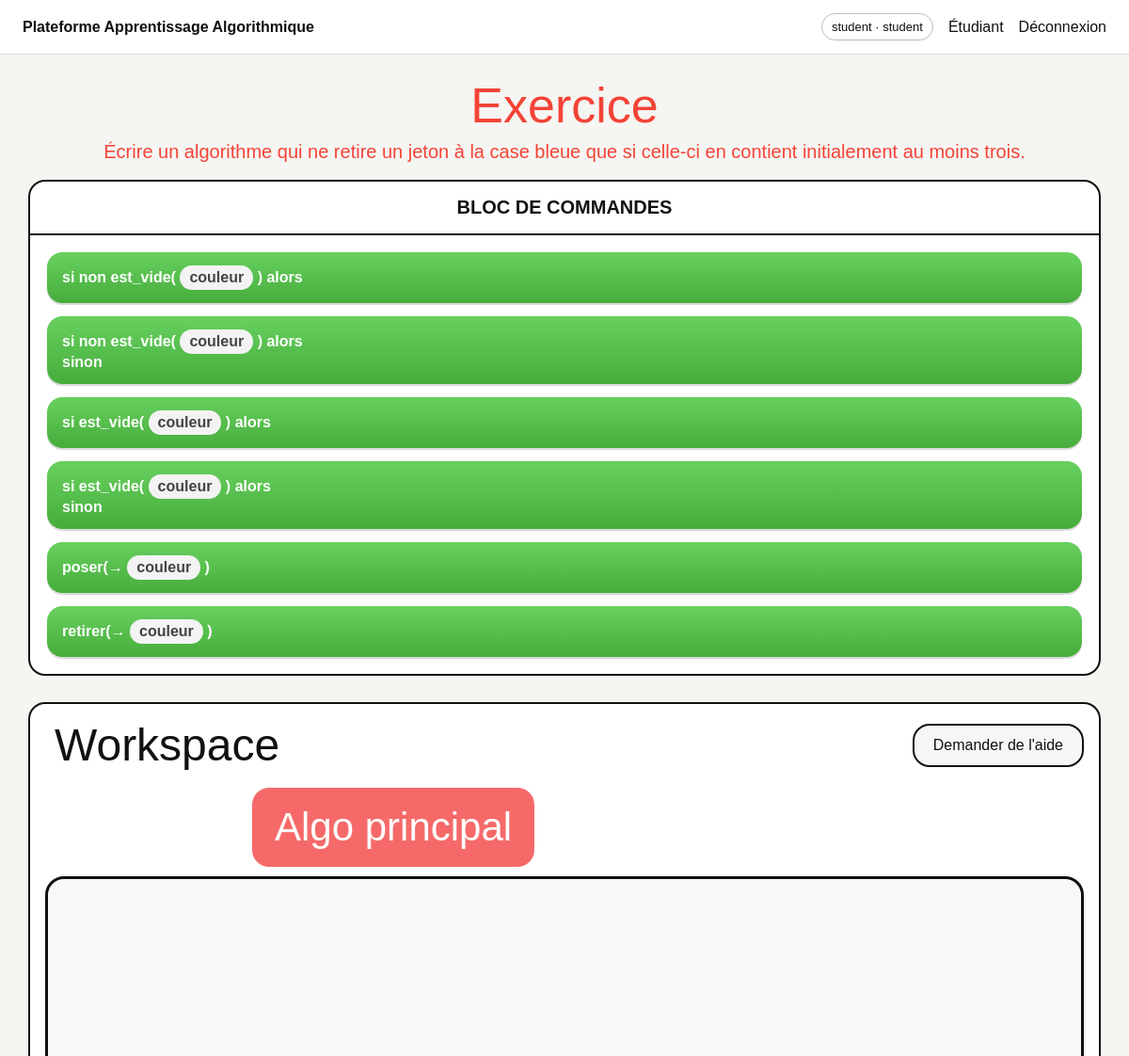
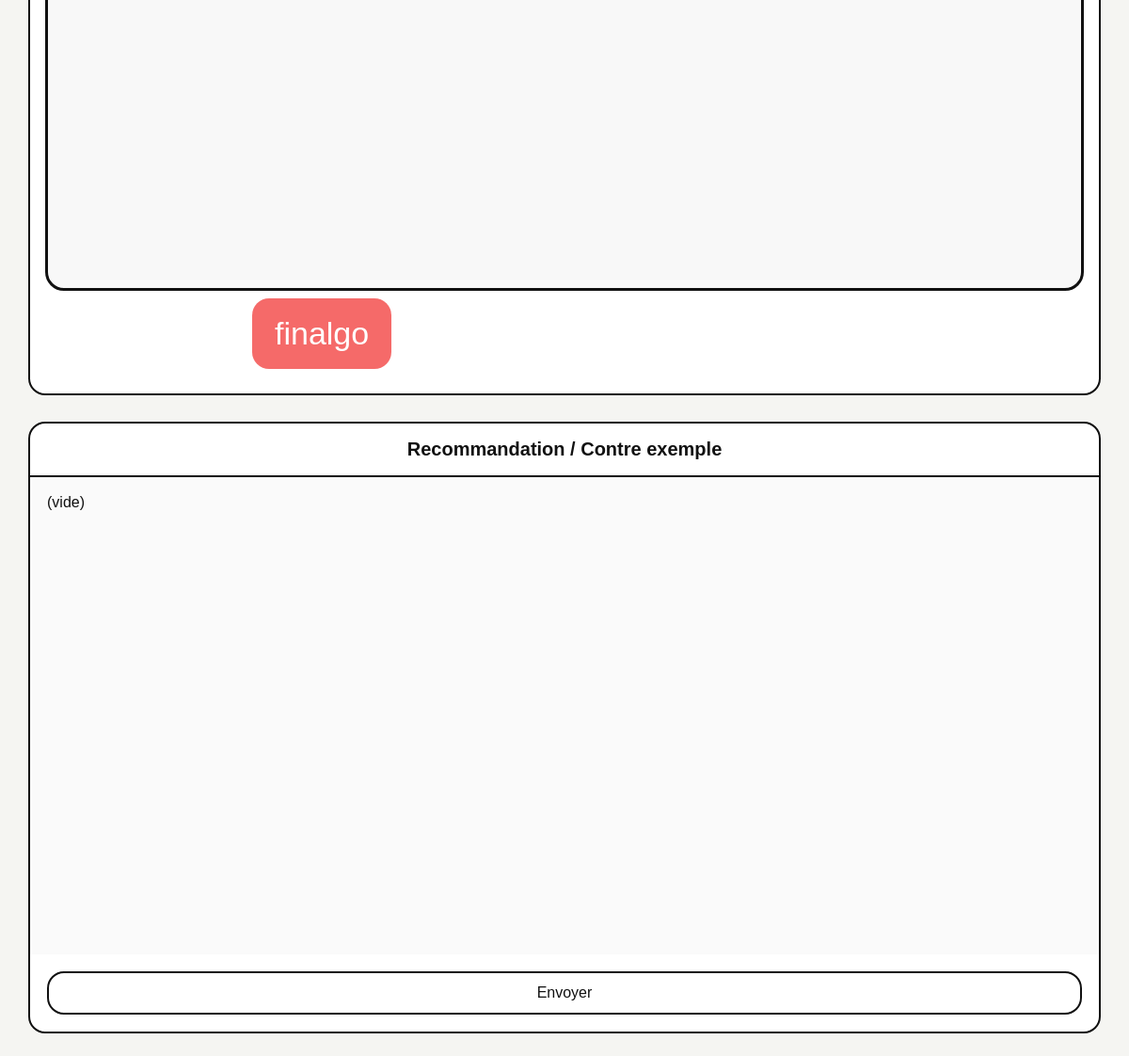
The app's page /student/exercise/11 (signed in) with its own data (2 pictures, top to bottom).
### tables this page shows
CREATE TABLE exercises (
        id INTEGER PRIMARY KEY AUTOINCREMENT,
        title TEXT NOT NULL,
        description TEXT NOT NULL,
        init_b INTEGER NOT NULL,
        init_j INTEGER NOT NULL,
        init_r INTEGER NOT NULL,
        init_v INTEGER NOT NULL,
        goal_condition TEXT NOT NULL,
        max_steps INTEGER NOT NULL DEFAULT 30,
        problem_json TEXT NOT NULL,
        is_published INTEGER NOT NULL DEFAULT 0,
        session_code TEXT,
        created_by INTEGER,
        created_at DATETIME DEFAULT CURRENT_TIMESTAMP
    );

### app.py (the view)
@app.route('/student/exercise/<int:exercise_id>')
@login_required('student')
def student_exercise(exercise_id):
    ex, _ = get_exercise(exercise_id)
    if not ex or not ex['is_published']:
        return redirect(url_for('student_dashboard'))
    problem = json.loads(ex['problem_json'])
    return render_template('student_exercise.html', exercise=ex, problem=problem)

### app.py (called while the page is built)
def get_db():
    if 'db' not in g:
        g.db = sqlite3.connect(DB_PATH)
        g.db.row_factory = sqlite3.Row
    return g.db

def login_required(role=None):
    def deco(fn):
        @wraps(fn)
        def wrapper(*args, **kwargs):
            if 'user_id' not in session:
                return redirect(url_for('login'))
            if role and session.get('role') != role:
                return redirect(url_for('index'))
            return fn(*args, **kwargs)
        return wrapper
    return deco

def get_exercise(exercise_id: int):
    db = get_db()
    ex = db.execute('SELECT * FROM exercises WHERE id=?', (exercise_id,)).fetchone()
    rules = db.execute('SELECT * FROM exercise_rules WHERE exercise_id=? ORDER BY position,id', (exercise_id,)).fetchall()
    return ex, rules

### templates/student_exercise.html (shortened to what this page needs)
{% extends 'base.html' %}
{% block content %}
<div class="student-title-area">
  <div class="student-ex-title">{{ exercise.title }}</div>
  <div class="student-ex-desc">{{ exercise.description }}</div>
</div>
<div class="student-layout">
  <aside class="blocks-panel">
    <div class="panel-header">BLOC DE COMMANDES</div>
    <div id="palette">
      <div class="palette-block block-if" draggable="true" data-type="if_not_empty">si non est_vide( <span class="slot">couleur</span> ) alors</div>
      <div class="palette-block block-if" draggable="true" data-type="if_not_empty_else">si non est_vide( <span class="slot">couleur</span> ) alors<br>sinon</div>
      <div class="palette-block block-if" draggable="true" data-type="if_empty">si est_vide( <span class="slot">couleur</span> ) alors</div>
      <div class="palette-block block-if" draggable="true" data-type="if_empty_else">si est_vide( <span class="slot">couleur</span> ) alors<br>sinon</div>
      <div class="palette-block block-action" draggable="true" data-type="poser">poser(→ <span class="slot">couleur</span> )</div>
      <div class="palette-block block-action" draggable="true" data-type="retirer">retirer(→ <span class="slot">couleur</span> )</div>
    </div>
  </aside>
  <section class="workspace-panel">
    <div class="workspace-head">
      <div class="workspace-label">Workspace</div>
      <div class="workspace-actions">
        <button class="secondary-btn" id="helpBtn">Demander de l'aide</button>
      </div>
    </div>
    <div class="algo-root">Algo principal</div>
    <div id="workspace" class="workspace-dropzone"
      style="min-height: 500px; border: 3px solid #111; border-radius: 20px; padding: 16px; background: #f8f8f8;"></div>
    <div class="algo-footer">finalgo</div>
  </section>
  <aside class="feedback-panel">
    <div class="panel-header">Recommandation / Contre exemple</div>
    <div id="feedbackText" class="preview-area small">(vide)</div>
    <button class="primary-btn feedback-send" id="submitBtn">Envoyer</button>
  </aside>
</div>
{% endblock %}

### static/css/style.css (style rules this page uses)
:root { --bg:#f5f5f2; --panel:#ffffff; --border:#111; --muted:#666; --green:#68d05f; --green-dark:#46ad3c; --red:#f56a69; }
* { box-sizing:border-box }
body { margin:0;font-family:Arial,Helvetica,sans-serif;background:var(--bg);color:#111 }
input,textarea,select,button { font:inherit }
.primary-btn,.secondary-btn { display:inline-flex;align-items:center;justify-content:center;padding:12px 20px;border:2px solid #111;border-radius:18px;text-decoration:none;cursor:pointer;background:#fff;color:#111 }
.primary-btn { background:#fff }
.secondary-btn { background:#f6f6f6 }
.left-list-panel,.stats-panel,.students-panel,.create-main,.preview-panel,.blocks-panel,.workspace-panel,.feedback-panel,.init-box,.rule-card { background:#fff }
.preview-area { flex:1;margin:0;padding:18px;white-space:pre-wrap;background:#fafafa;border:none;min-height:600px }
.preview-area.small { min-height:420px }
.student-title-area { text-align:center;color:#f44336;margin-bottom:18px }
.student-ex-title { font-size:52px }
.student-ex-desc { font-size:20px;margin-top:8px }
.student-layout { display:grid;grid-template-columns:300px 1fr 310px;gap:28px;align-items:start }
.blocks-panel,.workspace-panel,.feedback-panel { border:2px solid #111;border-radius:18px;padding:0;overflow:hidden }
.panel-header { padding:16px;font-size:20px;text-align:center;border-bottom:2px solid #111;font-weight:700 }
#palette { padding:18px;display:flex;flex-direction:column;gap:14px }
.palette-block,.workspace-block { border-radius:16px;padding:14px 16px;color:#fff;font-weight:700;cursor:grab;box-shadow:0 2px 0 rgba(0,0,0,.15) }
.block-if,.block-action { background:linear-gradient(180deg,var(--green),var(--green-dark)) }
.slot { display:inline-block;min-width:70px;padding:4px 10px;background:#f3f3f3;color:#444;border-radius:999px }
.workspace-panel { padding:16px;min-height:650px }
.workspace-head { display:flex;justify-content:space-between;align-items:center }
.workspace-label { font-size:48px;margin-left:10px }
.algo-root,.algo-footer { display:inline-block;background:var(--red);color:#fff;padding:18px 24px;border-radius:18px;font-size:42px;margin:18px 0 10px 220px }
.algo-footer { font-size:34px;margin-top:8px }
.workspace-dropzone { min-height:420px;border:3px solid #111;border-radius:20px;padding:16px;background:#f8f8f8 }
.feedback-panel { min-height:650px;display:flex;flex-direction:column }
.feedback-send { margin:18px }
@media (max-width: 1200px) { .teacher-create-layout,.student-layout,.session-layout { grid-template-columns:1fr } }

### records on screen
exercises: title "Exercice", description "Écrire un algorithme qui ne retire un jeton à la case bleue que si celle-ci en contient initialement au moins trois."

### other values on screen
{{ session.get('username') }} "student"
{{ session.get('role') }} "student"
